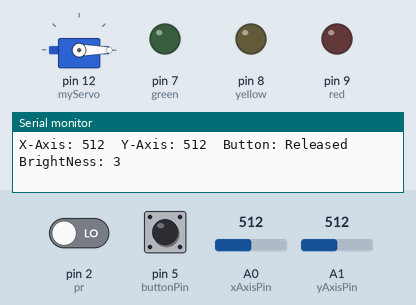
The sketch below on a simulated Arduino Uno, built with avr-gcc and run on an emulated ATmega328P. Parts: servo, output pins drawn as LEDs (lit = HIGH), the last lines printed to the serial monitor. Inputs (shaded band) come from the test bench; at power-on: pin 5 (buttonPin) HIGH, pin 2 (pr) LOW, A0 (xAxisPin) = 512, A1 (yAxisPin) = 512.

Above: at 1.8 s.
1.9 s: pin 5 (buttonPin) pulled LOW for 1.2 s
At 2.8 s:
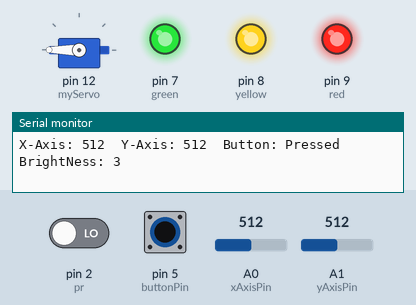
5.5 s: pin 5 (buttonPin) pulled LOW for 3.2 s
At 9.6 s:
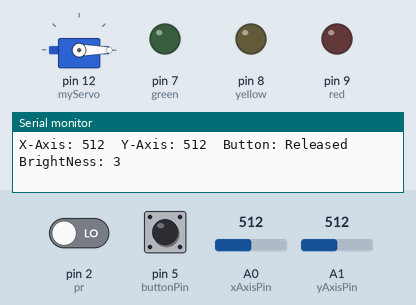
10.5 s: pin 2 (pr) driven HIGH
At 12.4 s:
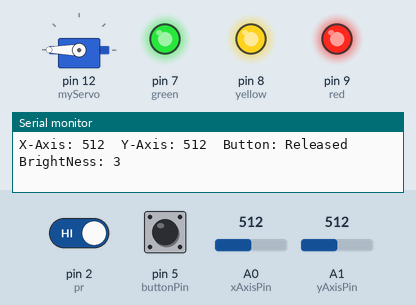
Timing chart, 0 to 13.9 s (numbered marks = the images above; inputs shaded):
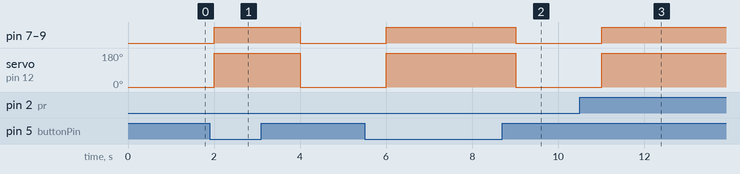

Measured:
- after the input at 1.9 s, pin 7 (green), pin 8 (yellow), pin 9 (red): LOW → HIGH after 0.10 s, → LOW 2.0 s later; servo on pin 12 (myServo): 0° → 180° after 0.10 s, → 0° 2.0 s later
- after the input at 5.5 s, pin 7 (green), pin 8 (yellow), pin 9 (red): LOW → HIGH after 0.51 s, → LOW 3.0 s later; servo on pin 12 (myServo): 0° → 180° after 0.51 s, → 0° 3.0 s later
- after the input at 10.5 s, pin 7 (green), pin 8 (yellow), pin 9 (red): LOW → HIGH after 0.51 s; servo on pin 12 (myServo): 0° → 180° after 0.51 s

The sketch:

ControlBrightnessUsingStick.ino
```cpp
#include <Servo.h>
Servo myServo;

const int xAxisPin = A0;   // Connect VRx to A0
const int yAxisPin = A1;   // Connect VRy to A1
const int buttonPin = 5;   // Connect SW to D2
const int green=7;
const int yellow=8;
const int red=9;
const int pr=2;

void setup() {
  // put your setup code here, to run once:
  Serial.begin(9600);
  pinMode(buttonPin, INPUT_PULLUP);
  pinMode(green,OUTPUT);
  pinMode(yellow,OUTPUT);
  pinMode(red,OUTPUT);
  myServo.attach(12);
}

void loop() {
  // put your main code here, to run repeatedly:
 int xAxisValue = analogRead(xAxisPin);
  int yAxisValue = analogRead(yAxisPin);
  int buttonState = digitalRead(buttonPin);
  Serial.print("X-Axis: ");
  Serial.print(xAxisValue);
  Serial.print("\tY-Axis: ");
  Serial.print(yAxisValue);
  Serial.print("\tButton: ");
  Serial.print(buttonState == LOW ? "Pressed" : "Released");

  int brightness=map(xAxisValue,504,1023,0,255);


  Serial.print("\tBrightNess: ");
  Serial.println(brightness);
  analogWrite(green,brightness);


  int prval=digitalRead(pr);

  if(prval==HIGH || buttonState==LOW)
  {
    digitalWrite(green,HIGH);
    digitalWrite(yellow,HIGH);
    digitalWrite(red,HIGH);
    myServo.write(180);
    delay(1000);
  }
  else if(prval==LOW)
  {
    digitalWrite(green,LOW);
    digitalWrite(yellow,LOW);
    digitalWrite(red,LOW);
    myServo.write(0);
    delay(1000);
  }


  // delay(1000);  // Adjust delay for smoother serial output
}
```
